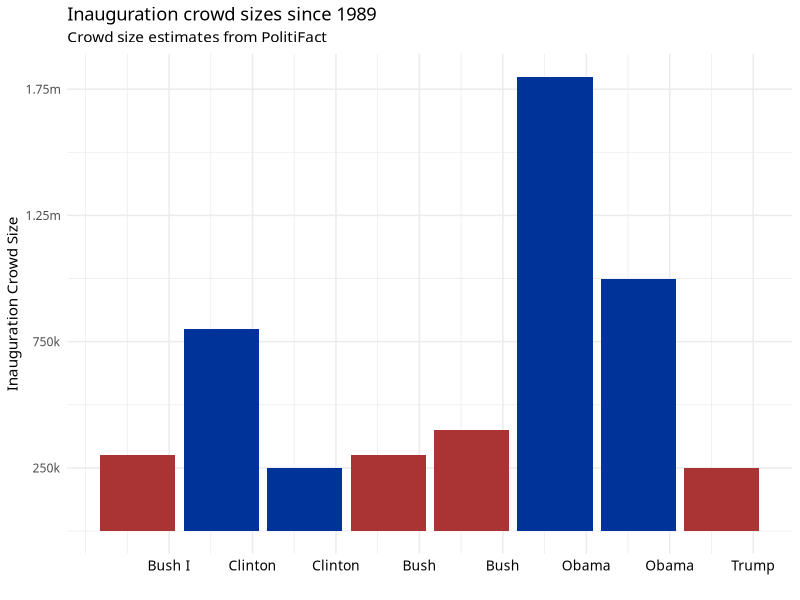

This chart was generated by the following R code:
## data from politifact link here:
## http://www.politifact.com/truth-o-meter/article/2017/jan/20/inaugural-crowd-sizes-ranked/
df <- data.frame(
    year = seq(1989, 2017, 4),
    president = c("Bush I", "Clinton", "Clinton",
                  "Bush", "Bush", "Obama", "Obama", "Trump"),
    party = c("R", "D", "D", "R", "R", "D", "D", "R"),
    term = c(1, 1, 2, 1, 2, 1, 2, 1),
    inaug.size = c(300000, 800000, 250000, 300000, 400000,
                   1800000, 1000000, 250000)
)

## load ggplot2
library(ggplot2)

## create plot
## uncomment next line and final line (dev.off()) to save img
## png("inaugsize.png", 6, 4, "in", res = 127.5)
ggplot(df, aes(year, inaug.size, fill = party)) +
    geom_bar(stat = "identity") +
    theme_minimal() +
    theme(text = element_text(family = "Avenir"),
          legend.position = "none",
          axis.text.x = element_text(
              color = "black", size = 10)) +
    scale_fill_manual(values = c("#003399", "#aa3333")) +
    scale_x_continuous(
        breaks = seq(1990.5, 2018.5, 4),
        labels = c("Bush I", "Clinton", "Clinton", "Bush",
                   "Bush", "Obama", "Obama", "Trump")) +
    scale_y_continuous(
        breaks = seq(250000, 2000000, 500000),
        labels = c("250k", "750k", "1.25m", "1.75m")) +
    labs(x = "", y = "Inauguration Crowd Size",
         title = "Inauguration crowd sizes since 1989",
         subtitle = "Crowd size estimates from PolitiFact")
## dev.off()
